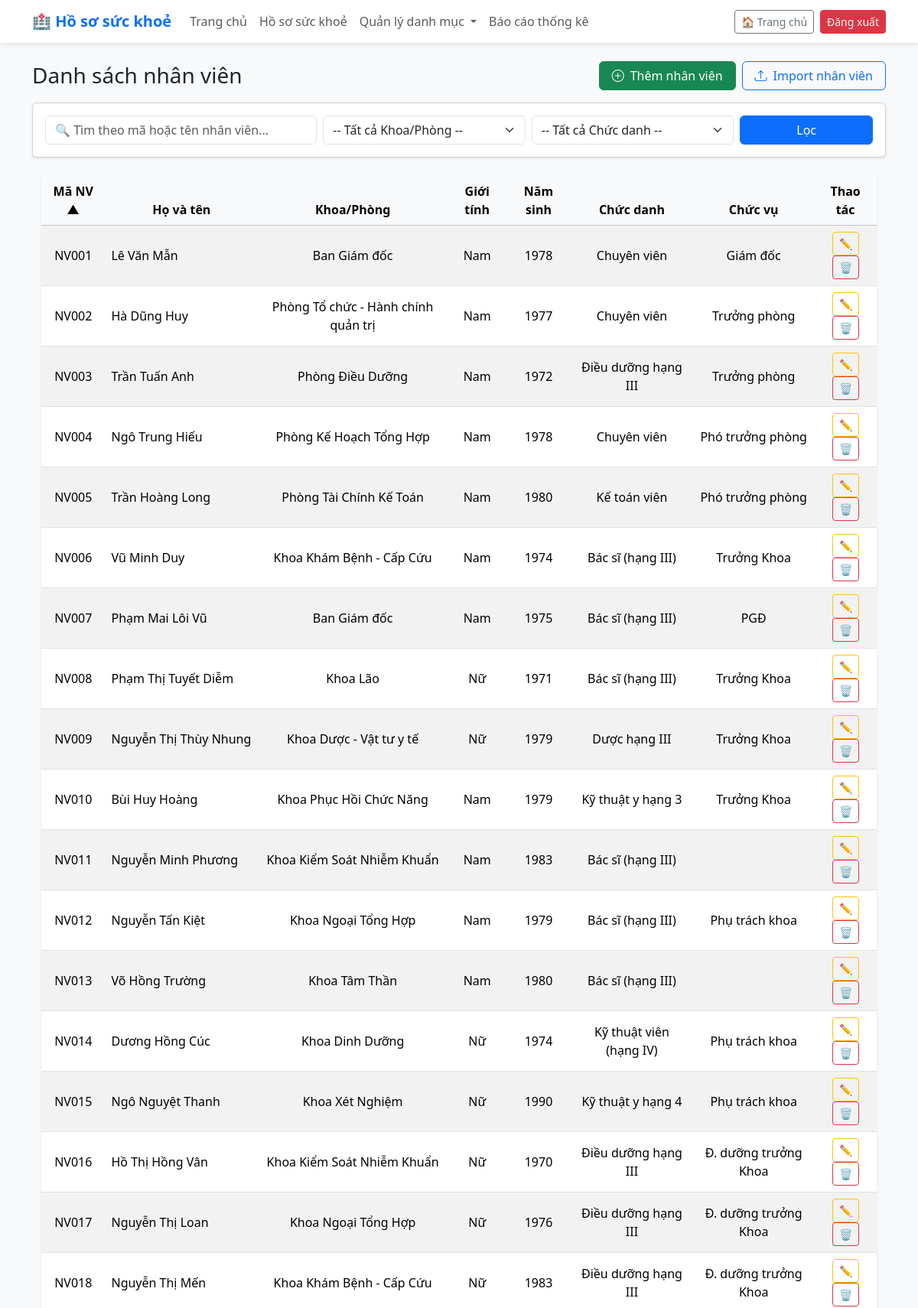
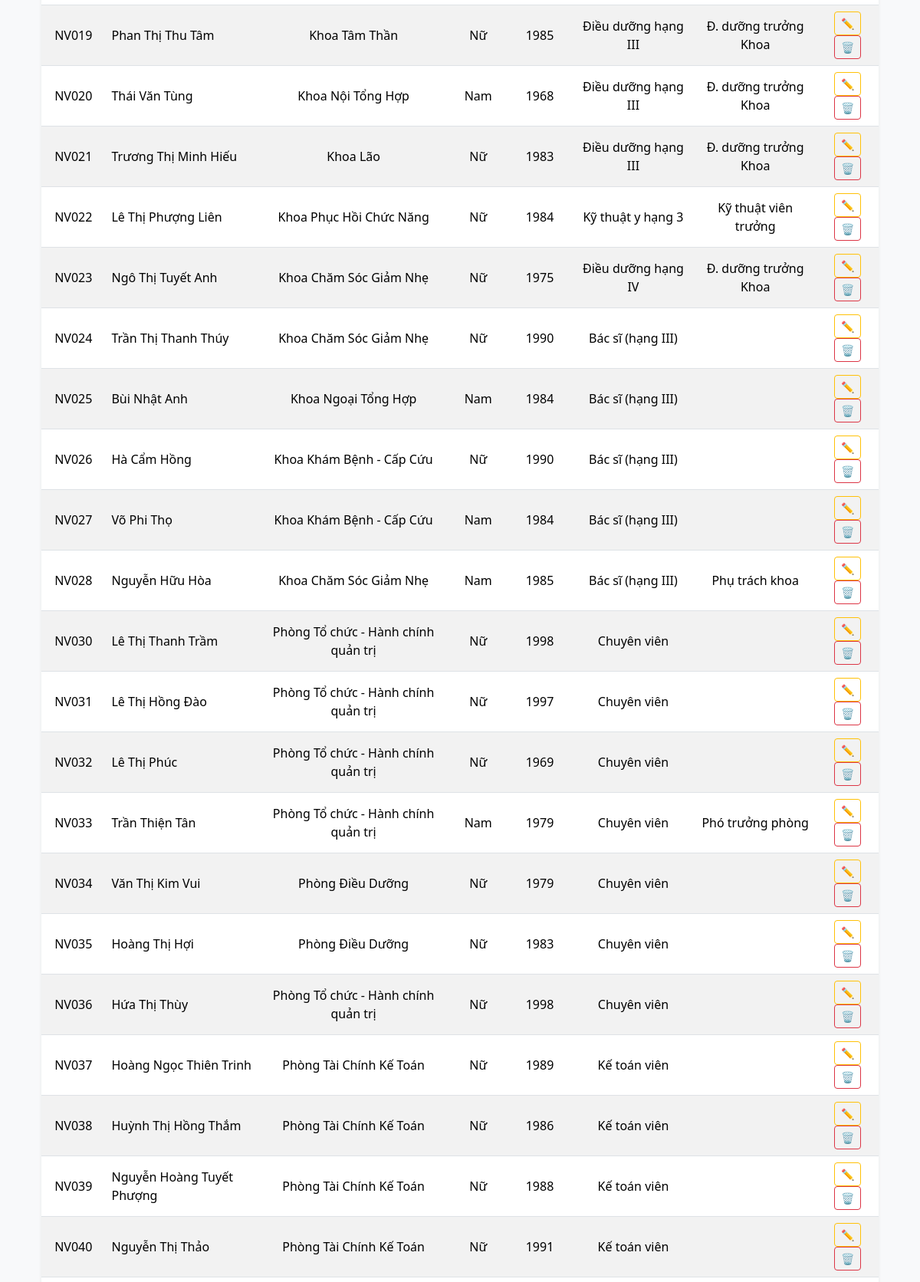
/employees/ (upper part), run on the app's committed database (2 pictures, top to bottom).
### health_records/models.py (models this page shows, shortened)
class Employee(models.Model):
    code = models.CharField(max_length=50, unique=True, verbose_name="Mã nhân viên")
    full_name = models.CharField(max_length=200, verbose_name="Họ và tên")
    birth_year = models.PositiveIntegerField(blank=True, null=True, verbose_name="Năm sinh")
    GENDER_CHOICES = [("Nam", "Nam"), ("Nữ", "Nữ")]
    gender = models.CharField(max_length=10, choices=GENDER_CHOICES, blank=True, null=True, verbose_name="Giới tính")
    job_title = models.CharField(max_length=200, blank=True, null=True, verbose_name="Chức danh nghề nghiệp")
    position = models.CharField(max_length=200, blank=True, null=True, verbose_name="Chức vụ")
    department = models.ForeignKey(Department, on_delete=models.SET_NULL, null=True, blank=True, verbose_name="Khoa/Phòng")
    class Meta:
        verbose_name = "Nhân viên"
        verbose_name_plural = "Danh sách nhân viên"
        ordering = ["full_name"]

class Department(models.Model):
    name = models.CharField(max_length=100, unique=True, verbose_name="Tên khoa/phòng")
    class Meta:
        verbose_name = "Khoa/Phòng"
        verbose_name_plural = "Danh mục Khoa/Phòng"
        ordering = ["name"]

### health_records/views.py (the view)
# urls.py: path("employees/", views.employee_list, name="employee_list"),
def employee_list(request):
    search_query = request.GET.get("q", "").strip()
    department_id = request.GET.get("department", "")
    job_title = request.GET.get("job_title", "")
    sort = request.GET.get("sort", "code")
    direction = request.GET.get("dir", "asc")
    employees = Employee.objects.select_related("department").all()
    if search_query:
        employees = employees.filter(
            Q(code__icontains=search_query) |
            Q(full_name__icontains=search_query)
        )
    if department_id:
        employees = employees.filter(department_id=department_id)
    if job_title:
        employees = employees.filter(job_title__icontains=job_title)
    if sort == "code":
        employees = employees.order_by("code" if direction == "asc" else "-code")
    elif sort == "full_name":
        employees = employees.order_by("full_name" if direction == "asc" else "-full_name")
    elif sort == "department":
        employees = employees.order_by("department__name" if direction == "asc" else "-department__name")
    departments = Department.objects.all().order_by("name")
    job_titles = Employee.objects.values_list("job_title", flat=True).distinct().exclude(job_title__exact="")
    context = {
        "employees": employees,
        "departments": departments,
        "job_titles": job_titles,
        "search_query": search_query,
        "selected_department": department_id,
        "selected_job_title": job_title,
        "sort": sort,
        "dir": direction,
    }
    return render(request, "health_records/employee_list.html", context)

### health_records/templates/health_records/employee_list.html (shortened to what this page needs)
{% extends 'health_records/base.html' %}
{% block content %}
<div class="d-flex justify-content-between align-items-center mb-3">
  <h3 class="mb-0">Danh sách nhân viên</h3>
  <div class="d-flex gap-2">
    <a href="{% url 'employee_add' %}" class="btn btn-success d-flex align-items-center px-3">
      <i class="bi bi-plus-circle me-2"></i> Thêm nhân viên
    </a>
    <a href="{% url 'employee_import' %}" class="btn btn-outline-primary d-flex align-items-center px-3">
      <i class="bi bi-upload me-2"></i> Import nhân viên
    </a>
  </div>
</div>
  <form method="get" class="card p-3 mb-4 shadow-sm">
    <div class="row g-2">
      <div class="col-md-4">
        <input type="text" name="q" value="{{ search_query }}" class="form-control"
               placeholder="🔍 Tìm theo mã hoặc tên nhân viên...">
      </div>
      <div class="col-md-3">
        <select name="department" class="form-select">
          <option value="">-- Tất cả Khoa/Phòng --</option>
        </select>
      </div>
      <div class="col-md-3">
        <select name="job_title" class="form-select">
          <option value="">-- Tất cả Chức danh --</option>
        </select>
      </div>
      <div class="col-md-2 text-end">
        <button type="submit" class="btn btn-primary w-100">Lọc</button>
      </div>
    </div>
  </form>
<div class="container mt-4">
  <table class="table table-striped align-middle shadow-sm">
    <thead class="table-light text-center">
      <tr>
        <th>
          <a href="?sort=code&dir={% if sort == 'code' and dir == 'asc' %}desc{% else %}asc{% endif %}&q={{ search_query }}&department={{ selected_department }}&job_title={{ selected_job_title }}">
            Mã NV {% if sort == "code" %}{% if dir == "asc" %}▲{% else %}▼{% endif %}{% endif %}
          </a>
        </th>
        <th>
          <a href="?sort=full_name&dir={% if sort == 'full_name' and dir == 'asc' %}desc{% else %}asc{% endif %}&q={{ search_query }}&department={{ selected_department }}&job_title={{ selected_job_title }}">
            Họ và tên {% if sort == "full_name" %}{% if dir == "asc" %}▲{% else %}▼{% endif %}{% endif %}
          </a>
        </th>
        <th>Khoa/Phòng</th>
        <th>Giới tính</th>
        <th>Năm sinh</th>
        <th>Chức danh</th>
        <th>Chức vụ</th>
        <th class="text-center">Thao tác</th>
      </tr>
    </thead>
    <tbody>
      {% for emp in employees %}
        <tr>
          <td class="text-center">{{ emp.code }}</td>
          <td>{{ emp.full_name }}</td>
          <td class="text-center">
            {% if emp.department %}
              {{ emp.department.name }}
            {% else %}
              —
            {% endif %}
          </td>
          <td class="text-center">{{ emp.gender }}</td>
          <td class="text-center">{{ emp.birth_year }}</td>
          <td class="text-center">{{ emp.job_title }}</td>
          <td class="text-center">{{ emp.position }}</td>
          <td class="text-center">
            <a href="{% url 'employee_edit' emp.id %}" class="btn btn-sm btn-outline-warning">✏️</a>
            <a href="{% url 'employee_delete' emp.id %}" class="btn btn-sm btn-outline-danger">🗑️</a>
          </td>
        </tr>
      {% empty %}
        <tr><td colspan="8" class="text-center text-muted">Không tìm thấy nhân viên nào.</td></tr>
      {% endfor %}
    </tbody>
  </table>
</div>
{% endblock %}

### health_records/static/health_records/css.css (style rules this page uses)
body { background-color: #f8f9fa; min-height: 100vh; display: flex; flex-direction: column; }
th a { text-decoration: none; color: inherit; }
.container { flex: 1; }

### data on the page
Employee: code "NV001", full_name "Lê Văn Mẫn", department.name "Ban Giám đốc", gender "Nam", birth_year "1978", job_title "Chuyên viên", position "Giám đốc"
Employee: code "NV002", full_name "Hà Dũng Huy", department.name "Phòng Tổ chức - Hành chính quản trị", gender "Nam", birth_year "1977", job_title "Chuyên viên", position "Trưởng phòng"
Employee: code "NV003", full_name "Trần Tuấn Anh", department.name "Phòng Điều Dưỡng", gender "Nam", birth_year "1972", job_title "Điều dưỡng hạng III", position "Trưởng phòng"
Employee: code "NV004", full_name "Ngô Trung Hiếu", department.name "Phòng Kế Hoạch Tổng Hợp", gender "Nam", birth_year "1978", job_title "Chuyên viên", position "Phó trưởng phòng"
Employee: code "NV005", full_name "Trần Hoàng Long", department.name "Phòng Tài Chính Kế Toán", gender "Nam", birth_year "1980", job_title "Kế toán viên", position "Phó trưởng phòng"
Employee: code "NV006", full_name "Vũ Minh Duy", department.name "Khoa Khám Bệnh - Cấp Cứu", gender "Nam", birth_year "1974", job_title "Bác sĩ (hạng III)", position "Trưởng Khoa"
Employee: code "NV007", full_name "Phạm Mai Lôi Vũ", department.name "Ban Giám đốc", gender "Nam", birth_year "1975", job_title "Bác sĩ (hạng III)", position "PGĐ"
Employee: code "NV008", full_name "Phạm Thị Tuyết Diễm", department.name "Khoa Lão", gender "Nữ", birth_year "1971", job_title "Bác sĩ (hạng III)", position "Trưởng Khoa"
Employee: code "NV009", full_name "Nguyễn Thị Thùy Nhung", department.name "Khoa Dược - Vật tư y tế", gender "Nữ", birth_year "1979", job_title "Dược hạng III", position "Trưởng Khoa"
Employee: code "NV010", full_name "Bùi Huy Hoàng", department.name "Khoa Phục Hồi Chức Năng", gender "Nam", birth_year "1979", job_title "Kỹ thuật y hạng 3", position "Trưởng Khoa"
Employee: code "NV011", full_name "Nguyễn Minh Phương", department.name "Khoa Kiểm Soát Nhiễm Khuẩn", gender "Nam", birth_year "1983", job_title "Bác sĩ (hạng III)"
Employee: code "NV012", full_name "Nguyễn Tấn Kiệt", department.name "Khoa Ngoại Tổng Hợp", gender "Nam", birth_year "1979", job_title "Bác sĩ (hạng III)", position "Phụ trách khoa"
Employee: code "NV013", full_name "Võ Hồng Trường", department.name "Khoa Tâm Thần", gender "Nam", birth_year "1980", job_title "Bác sĩ (hạng III)"
Employee: code "NV014", full_name "Dương Hồng Cúc", department.name "Khoa Dinh Dưỡng", gender "Nữ", birth_year "1974", job_title "Kỹ thuật viên (hạng IV)", position "Phụ trách khoa"
Employee: code "NV015", full_name "Ngô Nguyệt Thanh", department.name "Khoa Xét Nghiệm", gender "Nữ", birth_year "1990", job_title "Kỹ thuật y hạng 4", position "Phụ trách khoa"
Employee: code "NV016", full_name "Hồ Thị Hồng Vân", department.name "Khoa Kiểm Soát Nhiễm Khuẩn", gender "Nữ", birth_year "1970", job_title "Điều dưỡng hạng III", position "Đ. dưỡng trưởng Khoa"
Employee: code "NV017", full_name "Nguyễn Thị Loan", department.name "Khoa Ngoại Tổng Hợp", gender "Nữ", birth_year "1976", job_title "Điều dưỡng hạng III", position "Đ. dưỡng trưởng Khoa"
Employee: code "NV018", full_name "Nguyễn Thị Mến", department.name "Khoa Khám Bệnh - Cấp Cứu", gender "Nữ", birth_year "1983", job_title "Điều dưỡng hạng III", position "Đ. dưỡng trưởng Khoa"
Employee: code "NV019", full_name "Phan Thị Thu Tâm", department.name "Khoa Tâm Thần", gender "Nữ", birth_year "1985", job_title "Điều dưỡng hạng III", position "Đ. dưỡng trưởng Khoa"
Employee: code "NV020", full_name "Thái Văn Tùng", department.name "Khoa Nội Tổng Hợp", gender "Nam", birth_year "1968", job_title "Điều dưỡng hạng III", position "Đ. dưỡng trưởng Khoa"
Employee: code "NV021", full_name "Trương Thị Minh Hiếu", department.name "Khoa Lão", gender "Nữ", birth_year "1983", job_title "Điều dưỡng hạng III", position "Đ. dưỡng trưởng Khoa"
Employee: code "NV022", full_name "Lê Thị Phượng Liên", department.name "Khoa Phục Hồi Chức Năng", gender "Nữ", birth_year "1984", job_title "Kỹ thuật y hạng 3", position "Kỹ thuật viên trưởng"
Employee: code "NV023", full_name "Ngô Thị Tuyết Anh", department.name "Khoa Chăm Sóc Giảm Nhẹ", gender "Nữ", birth_year "1975", job_title "Điều dưỡng hạng IV", position "Đ. dưỡng trưởng Khoa"
Employee: code "NV024", full_name "Trần Thị Thanh Thúy", department.name "Khoa Chăm Sóc Giảm Nhẹ", gender "Nữ", birth_year "1990", job_title "Bác sĩ (hạng III)"
Employee: code "NV025", full_name "Bùi Nhật Anh", department.name "Khoa Ngoại Tổng Hợp", gender "Nam", birth_year "1984", job_title "Bác sĩ (hạng III)"
Employee: code "NV026", full_name "Hà Cẩm Hồng", department.name "Khoa Khám Bệnh - Cấp Cứu", gender "Nữ", birth_year "1990", job_title "Bác sĩ (hạng III)"
Employee: code "NV027", full_name "Võ Phi Thọ", department.name "Khoa Khám Bệnh - Cấp Cứu", gender "Nam", birth_year "1984", job_title "Bác sĩ (hạng III)"
Employee: code "NV028", full_name "Nguyễn Hữu Hòa", department.name "Khoa Chăm Sóc Giảm Nhẹ", gender "Nam", birth_year "1985", job_title "Bác sĩ (hạng III)", position "Phụ trách khoa"
Employee: code "NV030", full_name "Lê Thị Thanh Trầm", department.name "Phòng Tổ chức - Hành chính quản trị", gender "Nữ", birth_year "1998", job_title "Chuyên viên"
Employee: code "NV031", full_name "Lê Thị Hồng Đào", department.name "Phòng Tổ chức - Hành chính quản trị", gender "Nữ", birth_year "1997", job_title "Chuyên viên"
Employee: code "NV032", full_name "Lê Thị Phúc", department.name "Phòng Tổ chức - Hành chính quản trị", gender "Nữ", birth_year "1969", job_title "Chuyên viên"
Employee: code "NV033", full_name "Trần Thiện Tân", department.name "Phòng Tổ chức - Hành chính quản trị", gender "Nam", birth_year "1979", job_title "Chuyên viên", position "Phó trưởng phòng"
Employee: code "NV034", full_name "Văn Thị Kim Vui", department.name "Phòng Điều Dưỡng", gender "Nữ", birth_year "1979", job_title "Chuyên viên"
Employee: code "NV035", full_name "Hoàng Thị Hợi", department.name "Phòng Điều Dưỡng", gender "Nữ", birth_year "1983", job_title "Chuyên viên"
Employee: code "NV036", full_name "Hứa Thị Thùy", department.name "Phòng Tổ chức - Hành chính quản trị", gender "Nữ", birth_year "1998", job_title "Chuyên viên"
Employee: code "NV037", full_name "Hoàng Ngọc Thiên Trinh", department.name "Phòng Tài Chính Kế Toán", gender "Nữ", birth_year "1989", job_title "Kế toán viên"
Employee: code "NV038", full_name "Huỳnh Thị Hồng Thắm", department.name "Phòng Tài Chính Kế Toán", gender "Nữ", birth_year "1986", job_title "Kế toán viên"
Employee: code "NV039", full_name "Nguyễn Hoàng Tuyết Phượng", department.name "Phòng Tài Chính Kế Toán", gender "Nữ", birth_year "1988", job_title "Kế toán viên"
Employee: code "NV040", full_name "Nguyễn Thị Thảo", department.name "Phòng Tài Chính Kế Toán", gender "Nữ", birth_year "1991", job_title "Kế toán viên"
